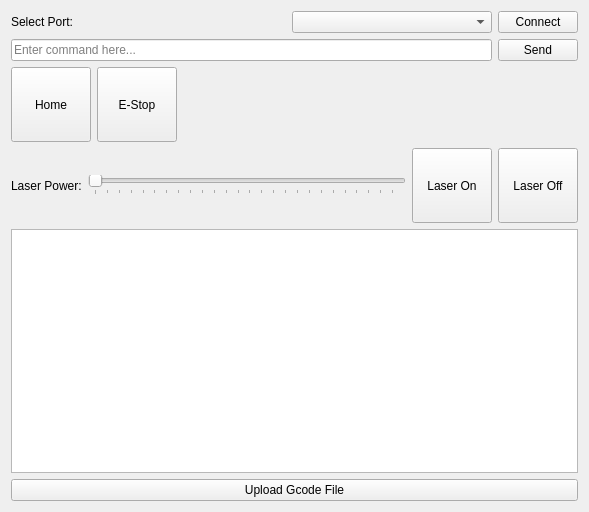
<?xml version="1.0" encoding="UTF-8"?>
<ui version="4.0">
 <class>SerialApp</class>
 <widget class="QWidget" name="SerialApp">
  <property name="geometry">
   <rect>
    <x>0</x>
    <y>0</y>
    <width>589</width>
    <height>512</height>
   </rect>
  </property>
  <property name="windowTitle">
   <string>Serial Communication App</string>
  </property>
  <layout class="QVBoxLayout" name="verticalLayout">
   <item>
    <layout class="QHBoxLayout" name="portLayout">
     <item>
      <widget class="QLabel" name="portLabel">
       <property name="text">
        <string>Select Port:</string>
       </property>
      </widget>
     </item>
     <item>
      <spacer name="horizontalSpacer_2">
       <property name="orientation">
        <enum>Qt::Horizontal</enum>
       </property>
       <property name="sizeHint" stdset="0">
        <size>
         <width>40</width>
         <height>20</height>
        </size>
       </property>
      </spacer>
     </item>
     <item>
      <widget class="QComboBox" name="portCombo">
       <property name="sizePolicy">
        <sizepolicy hsizetype="Preferred" vsizetype="Fixed">
         <horstretch>0</horstretch>
         <verstretch>0</verstretch>
        </sizepolicy>
       </property>
       <property name="minimumSize">
        <size>
         <width>200</width>
         <height>0</height>
        </size>
       </property>
      </widget>
     </item>
     <item>
      <widget class="QPushButton" name="connectButton">
       <property name="text">
        <string>Connect</string>
       </property>
      </widget>
     </item>
    </layout>
   </item>
   <item>
    <layout class="QHBoxLayout" name="commandLayout">
     <item>
      <widget class="QLineEdit" name="commandEntry">
       <property name="placeholderText">
        <string>Enter command here...</string>
       </property>
      </widget>
     </item>
     <item>
      <widget class="QPushButton" name="sendButton">
       <property name="text">
        <string>Send</string>
       </property>
      </widget>
     </item>
    </layout>
   </item>
   <item>
    <layout class="QHBoxLayout" name="buttonLayout">
     <item>
      <widget class="QPushButton" name="homeButton">
       <property name="minimumSize">
        <size>
         <width>50</width>
         <height>75</height>
        </size>
       </property>
       <property name="text">
        <string>Home</string>
       </property>
       <property name="fixedSize" stdset="0">
        <size>
         <width>100</width>
         <height>100</height>
        </size>
       </property>
      </widget>
     </item>
     <item>
      <widget class="QPushButton" name="stopButton">
       <property name="minimumSize">
        <size>
         <width>50</width>
         <height>75</height>
        </size>
       </property>
       <property name="text">
        <string>E-Stop</string>
       </property>
       <property name="fixedSize" stdset="0">
        <size>
         <width>100</width>
         <height>100</height>
        </size>
       </property>
      </widget>
     </item>
     <item>
      <spacer name="horizontalSpacer">
       <property name="orientation">
        <enum>Qt::Horizontal</enum>
       </property>
       <property name="sizeHint" stdset="0">
        <size>
         <width>0</width>
         <height>0</height>
        </size>
       </property>
      </spacer>
     </item>
    </layout>
   </item>
   <item>
    <layout class="QHBoxLayout" name="laserLayout">
     <item>
      <widget class="QLabel" name="laserPowerLabel">
       <property name="text">
        <string>Laser Power:</string>
       </property>
      </widget>
     </item>
     <item>
      <widget class="QSlider" name="laserPowerSlider">
       <property name="minimum">
        <number>0</number>
       </property>
       <property name="maximum">
        <number>255</number>
       </property>
       <property name="value">
        <number>0</number>
       </property>
       <property name="orientation">
        <enum>Qt::Horizontal</enum>
       </property>
       <property name="tickPosition">
        <enum>QSlider::TicksBelow</enum>
       </property>
       <property name="tickInterval">
        <number>10</number>
       </property>
      </widget>
     </item>
     <item>
      <widget class="QPushButton" name="laserOnButton">
       <property name="minimumSize">
        <size>
         <width>50</width>
         <height>75</height>
        </size>
       </property>
       <property name="text">
        <string>Laser On</string>
       </property>
       <property name="fixedSize" stdset="0">
        <size>
         <width>100</width>
         <height>100</height>
        </size>
       </property>
      </widget>
     </item>
     <item>
      <widget class="QPushButton" name="laserOffButton">
       <property name="minimumSize">
        <size>
         <width>50</width>
         <height>75</height>
        </size>
       </property>
       <property name="text">
        <string>Laser Off</string>
       </property>
       <property name="fixedSize" stdset="0">
        <size>
         <width>100</width>
         <height>100</height>
        </size>
       </property>
      </widget>
     </item>
    </layout>
   </item>
   <item>
    <widget class="QTextEdit" name="responseText">
     <property name="readOnly">
      <bool>true</bool>
     </property>
    </widget>
   </item>
   <item>
    <widget class="QPushButton" name="fileButton">
     <property name="text">
      <string>Upload Gcode File</string>
     </property>
    </widget>
   </item>
  </layout>
 </widget>
 <tabstops>
  <tabstop>portCombo</tabstop>
  <tabstop>connectButton</tabstop>
  <tabstop>commandEntry</tabstop>
  <tabstop>sendButton</tabstop>
  <tabstop>homeButton</tabstop>
  <tabstop>stopButton</tabstop>
  <tabstop>laserPowerSlider</tabstop>
  <tabstop>laserOnButton</tabstop>
  <tabstop>laserOffButton</tabstop>
  <tabstop>responseText</tabstop>
  <tabstop>fileButton</tabstop>
 </tabstops>
 <resources/>
 <connections/>
</ui>
